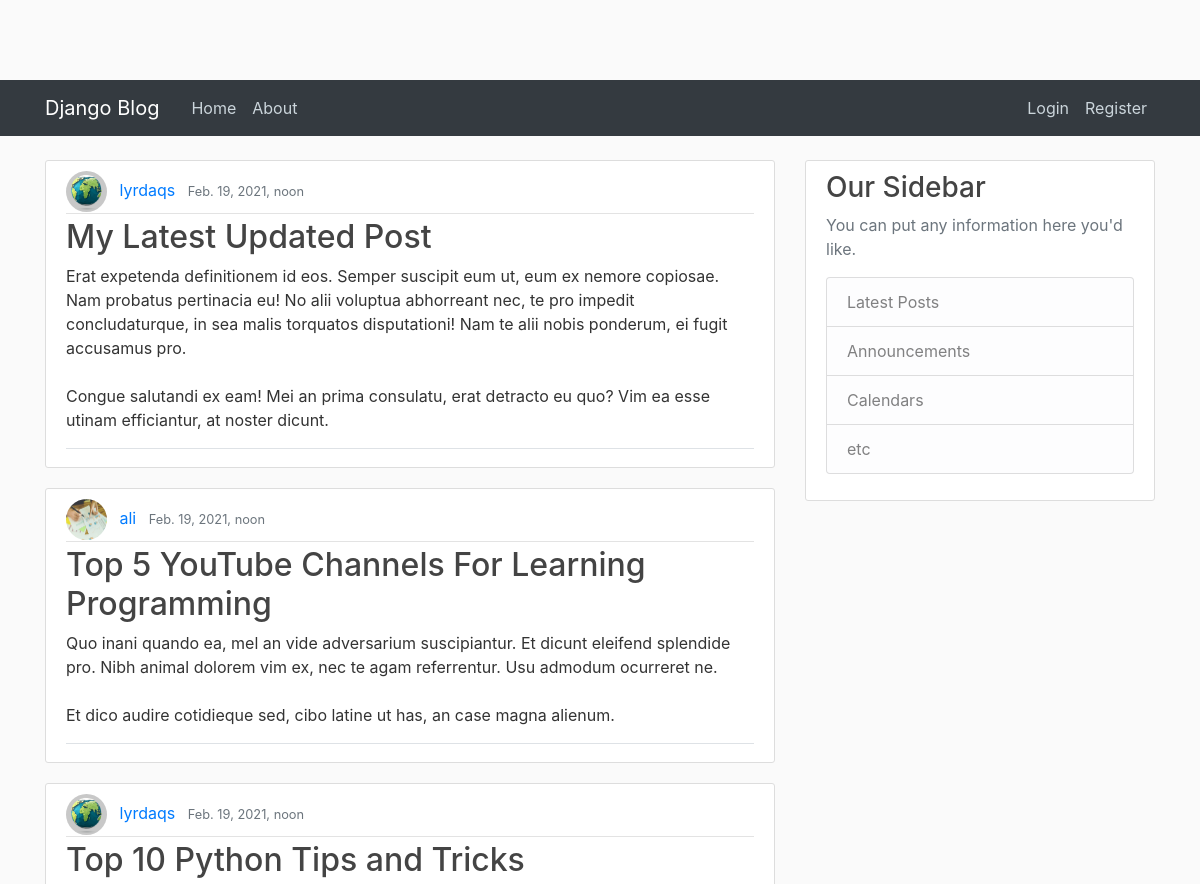
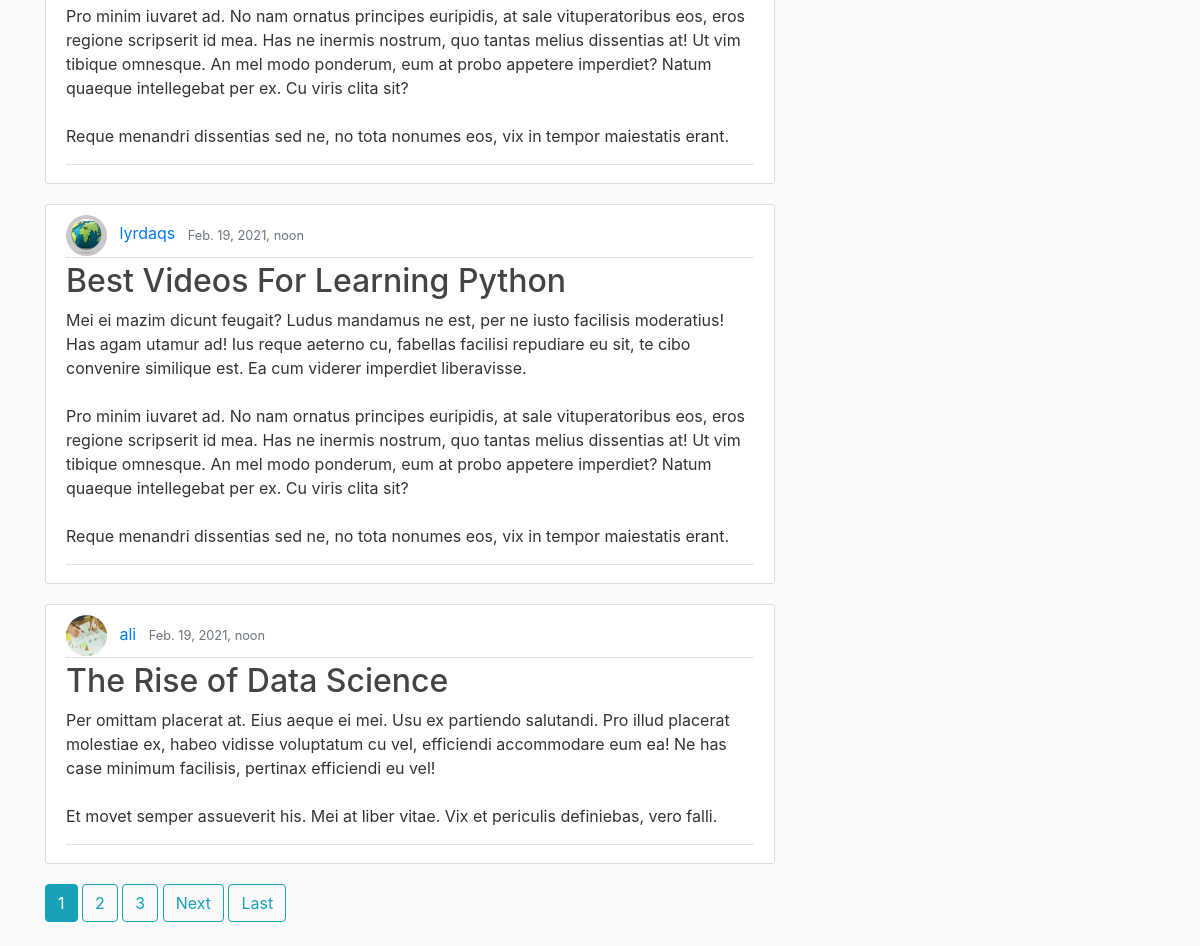
The page / on the database its author committed (2 pictures, top to bottom).
### posts/models.py (models this page shows, shortened)
class Post(models.Model):
    title = models.CharField(max_length = 100)
    text = models.TextField()
    date_posted = models.DateTimeField(default = timezone.now)
    author = models.ForeignKey(User,on_delete=models.CASCADE)

### users/models.py (models this page shows, shortened)
class Profile(models.Model):
    img = models.ImageField(default='default.jpg', upload_to="user_image")
    user = models.OneToOneField(User,on_delete=models.CASCADE)

### posts/views.py (the view)
# urls.py: path('', PostListView.as_view() , name='blog-home'),
class PostListView(ListView):
    model = Post
    template_name = 'posts/index.html'
    context_object_name = 'posts'
    ordering = ['-date_posted']
    paginate_by = 5

### templates/posts/index.html (shortened to what this page needs)
 {% extends "posts/base.html" %} {% block content %} {% for post in posts %}
<article class="media content-section">
    <div class="media-body border-bottom mb-2">
        <div class="article-metadata">
            <img class="rounded-circle" style="width: 41px;
            height: 41px;margin-right: 8px;" src="{{ post.author.profile.img.url }}">
            <a class="mr-2" href="{% url 'author-posts' post.author.username %}">{{ post.author }}</a>
            <small class="text-muted">{{ post.date_posted }}</small>
        </div>
        <h2><a class="article-title" href="{% url 'post-detail' post.id %}">{{ post.title }}</a></h2>
        <p class="article-content">{{ post.text }}</p>
    </div>
</article>
{% endfor %}
{% if is_paginated %}
      {% for num in page_obj.paginator.page_range %}
        {% if page_obj.number == num %}
          <a class="btn btn-info mb-4" href="?page={{ num }}">{{ num }}</a>
        {% elif num > page_obj.number|add:'-3' and num < page_obj.number|add:'3' %}
          <a class="btn btn-outline-info mb-4" href="?page={{ num }}">{{ num }}</a>
        {% endif %}
      {% endfor %}
      {% if page_obj.has_next %}
        <a class="btn btn-outline-info mb-4" href="?page={{ page_obj.next_page_number }}">Next</a>
        <a class="btn btn-outline-info mb-4" href="?page={{ page_obj.paginator.num_pages }}">Last</a>
      {% endif %}
{% endif %}
{% endblock %}

### templates/posts/base.html (shortened to what this page needs)
{% load static %}
<!DOCTYPE html>
<html>
<head>
    <link rel="stylesheet" href="https://maxcdn.bootstrapcdn.com/bootstrap/4.0.0/css/bootstrap.min.css">
    <link rel="stylesheet" type="text/css" href="{% static 'blog/main.css' %}">
</head>
<body>
    <header class="site-header">
        <nav class="navbar navbar-expand-md navbar-dark bg-dark">
            <div class="container">
                <a class="navbar-brand mr-4" href="{% url 'blog-home' %}">Django Blog</a>
                <div class="collapse navbar-collapse" id="navbarToggle">
                    <div class="navbar-nav mr-auto">
                        <a class="nav-item nav-link" href="{% url 'blog-home' %}">Home</a>
                        <a class="nav-item nav-link" href="{% url 'blog-about' %}">About</a>
                    </div>
                    <div class="navbar-nav">
                        {% if user.is_authenticated %}
                        <a class="nav-item nav-link" href="{% url 'post-create' %}">new post</a>
                        <a class="nav-item nav-link" href="{% url 'user-profile' %}">{{user.username}}</a>
                        <a class="nav-item nav-link" href="{% url 'user-logout' %}">Logout</a> {% else %}
                        <a class="nav-item nav-link" href="{% url 'user-login' %}">Login</a>
                        <a class="nav-item nav-link" href="{% url 'user-register' %}">Register</a> {% endif %}
                    </div>
                </div>
            </div>
        </nav>
    </header>
    <main role="main" class="container mt-4">
        <div class="row">
            <div class="col-md-8">
                 {% block content %}{% endblock %}
            </div>
            <div class="col-md-4">
                <div class="content-section">
                    <h3>Our Sidebar</h3>
                    <p class='text-muted'>You can put any information here you'd like.
                        <ul class="list-group">
                            <li class="list-group-item list-group-item-light">Latest Posts</li>
                            <li class="list-group-item list-group-item-light">Announcements</li>
                            <li class="list-group-item list-group-item-light">Calendars</li>
                            <li class="list-group-item list-group-item-light">etc</li>
                        </ul>
                    </p>
                </div>
            </div>
        </div>
    </main>
</body>
</html>

### static/blog/main.css (style rules this page uses)
body { background: #fafafa; color: #333333; margin-top: 5rem; }
h1, h2, h3, h4, h5, h6 { color: #444444; }
ul { margin: 0; }
.site-header .navbar-nav .nav-link { color: #cbd5db; }
.content-section { background: #ffffff; padding: 10px 20px; border: 1px solid #dddddd; border-radius: 3px; margin-bottom: 20px; }
.article-title { color: #444444; }
.article-content { white-space: pre-line; }
.article-metadata { padding-bottom: 1px; margin-bottom: 4px; border-bottom: 1px solid #e3e3e3 }

### rows shown on the page
Post: author.profile.img (picture), author "lyrdaqs", date_posted "Feb. 19, 2021, noon", title "My Latest Updated Post", text "Erat expetenda definitionem id eos. Semper suscipit eum ut, eum ex nemore copiosae. Nam probatus pertinacia eu! No alii voluptua abhorreant nec, te pro impedit concludaturque, in sea malis torquatos disputationi! Nam te alii nobis ponderum, ei fugit accusamus pro. Congue salutandi ex eam! Mei an prima consulatu, erat detracto eu quo? Vim ea esse utinam efficiantur, at noster dicunt."
Post: author.profile.img (placeholder picture), author "ali", date_posted "Feb. 19, 2021, noon", title "Top 5 YouTube Channels For Learning Programming", text "Quo inani quando ea, mel an vide adversarium suscipiantur. Et dicunt eleifend splendide pro. Nibh animal dolorem vim ex, nec te agam referrentur. Usu admodum ocurreret ne. Et dico audire cotidieque sed, cibo latine ut has, an case magna alienum."
Post: author.profile.img (picture), author "lyrdaqs", date_posted "Feb. 19, 2021, noon", title "Top 10 Python Tips and Tricks", text "Pro minim iuvaret ad. No nam ornatus principes euripidis, at sale vituperatoribus eos, eros regione scripserit id mea. Has ne inermis nostrum, quo tantas melius dissentias at! Ut vim tibique omnesque. An mel modo ponderum, eum at probo appetere imperdiet? Natum quaeque intellegebat per ex. Cu viris clita sit? Reque menandri dissentias sed ne, no tota nonumes eos, vix in tempor maiestatis erant."
Post: author.profile.img (picture), author "lyrdaqs", date_posted "Feb. 19, 2021, noon", title "Best Videos For Learning Python", text "Mei ei mazim dicunt feugait? Ludus mandamus ne est, per ne iusto facilisis moderatius! Has agam utamur ad! Ius reque aeterno cu, fabellas facilisi repudiare eu sit, te cibo convenire similique est. Ea cum viderer imperdiet liberavisse. Pro minim iuvaret ad. No nam ornatus principes euripidis, at sale vituperatoribus eos, eros regione scripserit id mea. Has ne inermis nostrum, quo tantas melius dissentias at! Ut vim tibique omnesque. An mel modo ponderum, eum at probo appetere imperdiet? Natum quaeque intellegebat per ex. Cu viris clita sit? Reque menandri dissentias sed ne, no tota nonumes eos, vix in tempor maiestatis erant."
Post: author.profile.img (placeholder picture), author "ali", date_posted "Feb. 19, 2021, noon", title "The Rise of Data Science", text "Per omittam placerat at. Eius aeque ei mei. Usu ex partiendo salutandi. Pro illud placerat molestiae ex, habeo vidisse voluptatum cu vel, efficiendi accommodare eum ea! Ne has case minimum facilisis, pertinax efficiendi eu vel! Et movet semper assueverit his. Mei at liber vitae. Vix et periculis definiebas, vero falli."

### other values the page prints
{{ num }} "1"
{{ num }} "2" "3"
